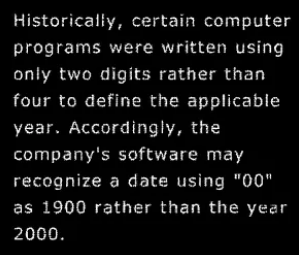
#> input picture img/script.png, 299 x 255 px, found by its file name
$ python Dilation.py
#> lines starting #> are read from the running program, lines starting #| are printed output that depends on the picture
import cv2
import numpy as np

def dilation(image, kernel):
    m, n = image.shape
#> m = 255; n = 299
    k, l = kernel.shape
    pad_image = np.pad(image, ((k // 2, k // 2), (l // 2, l // 2)), mode='constant', constant_values=0)
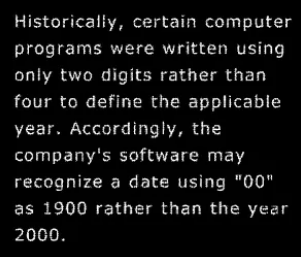
#> pad_image: shape (257, 301); min 0, max 253, mean 20.5
    dilated_image = np.zeros(image.shape, dtype=np.uint8)

    for i in range(m):
        for j in range(n):
            dilated_image[i, j] = np.max(pad_image[i:i+k, j:j+l] * kernel)
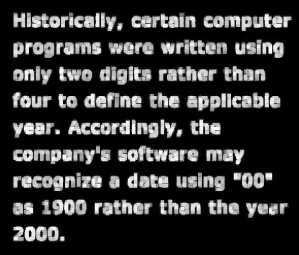
#> dilated_image: shape (255, 299); min 0, max 253, mean 48.1

    return dilated_image


image = cv2.imread(r'C:\Users\Raja\PycharmProjects\Computer_Vision\img\script.png', cv2.IMREAD_GRAYSCALE)

# Define a structuring element
kernel = np.array([[1, 1, 1],
                   [1, 1, 1],
                   [1, 1, 1]], dtype=np.uint8)

# Perform dilation
dilated_image = dilation(image, kernel)

# Display the original and dilated images
cv2.imshow('Original Image', image)
cv2.imshow('Dilated Image', dilated_image)
cv2.waitKey(0)
cv2.destroyAllWindows()

$ run again, with img/HIstogram_eq.png copied over img/script.png
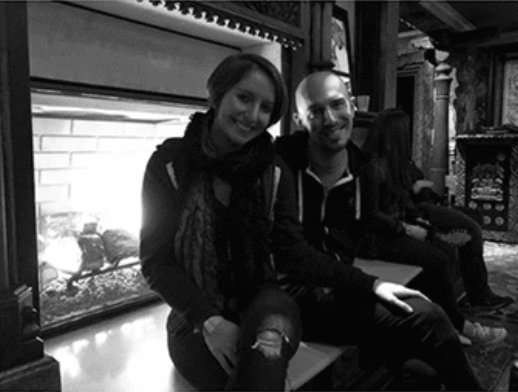
#> input picture img/HIstogram_eq.png, 518 x 392 px, found by its file name
#> image is the input picture: shape (392, 518); min 5, max 254, mean 67
#> in dilation, `pad_image = np.pad(image, ((k // 2, k // 2), (l // 2, l // 2)), mode='..`:
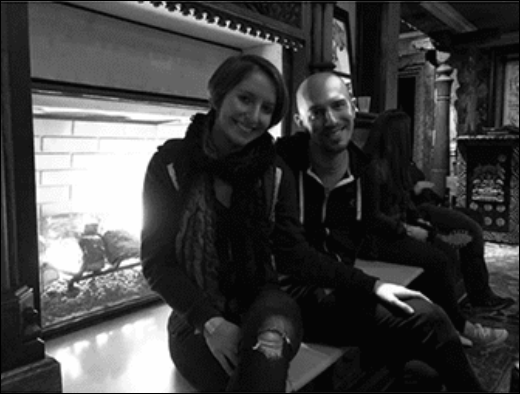
#> pad_image: shape (394, 520); min 0, max 254, mean 66.4
#> after the loop in dilation, `for i in range(m):`:
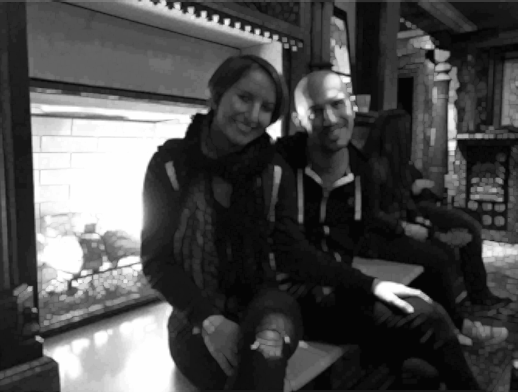
#> dilated_image: shape (392, 518); min 5, max 254, mean 76.5
